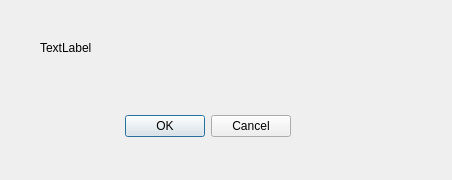
<?xml version="1.0" encoding="UTF-8"?>
<ui version="4.0">
 <class>Confirmation</class>
 <widget class="QDialog" name="Confirmation">
  <property name="geometry">
   <rect>
    <x>0</x>
    <y>0</y>
    <width>452</width>
    <height>180</height>
   </rect>
  </property>
  <property name="windowTitle">
   <string>Dialog</string>
  </property>
  <widget class="QDialogButtonBox" name="buttonBox">
   <property name="geometry">
    <rect>
     <x>120</x>
     <y>110</y>
     <width>171</width>
     <height>32</height>
    </rect>
   </property>
   <property name="orientation">
    <enum>Qt::Horizontal</enum>
   </property>
   <property name="standardButtons">
    <set>QDialogButtonBox::Cancel|QDialogButtonBox::Ok</set>
   </property>
  </widget>
  <widget class="QLabel" name="label">
   <property name="geometry">
    <rect>
     <x>40</x>
     <y>40</y>
     <width>321</width>
     <height>16</height>
    </rect>
   </property>
   <property name="text">
    <string>TextLabel</string>
   </property>
  </widget>
 </widget>
 <resources/>
 <connections>
  <connection>
   <sender>buttonBox</sender>
   <signal>accepted()</signal>
   <receiver>Confirmation</receiver>
   <slot>accept()</slot>
   <hints>
    <hint type="sourcelabel">
     <x>248</x>
     <y>254</y>
    </hint>
    <hint type="destinationlabel">
     <x>157</x>
     <y>274</y>
    </hint>
   </hints>
  </connection>
  <connection>
   <sender>buttonBox</sender>
   <signal>rejected()</signal>
   <receiver>Confirmation</receiver>
   <slot>reject()</slot>
   <hints>
    <hint type="sourcelabel">
     <x>316</x>
     <y>260</y>
    </hint>
    <hint type="destinationlabel">
     <x>286</x>
     <y>274</y>
    </hint>
   </hints>
  </connection>
 </connections>
</ui>
